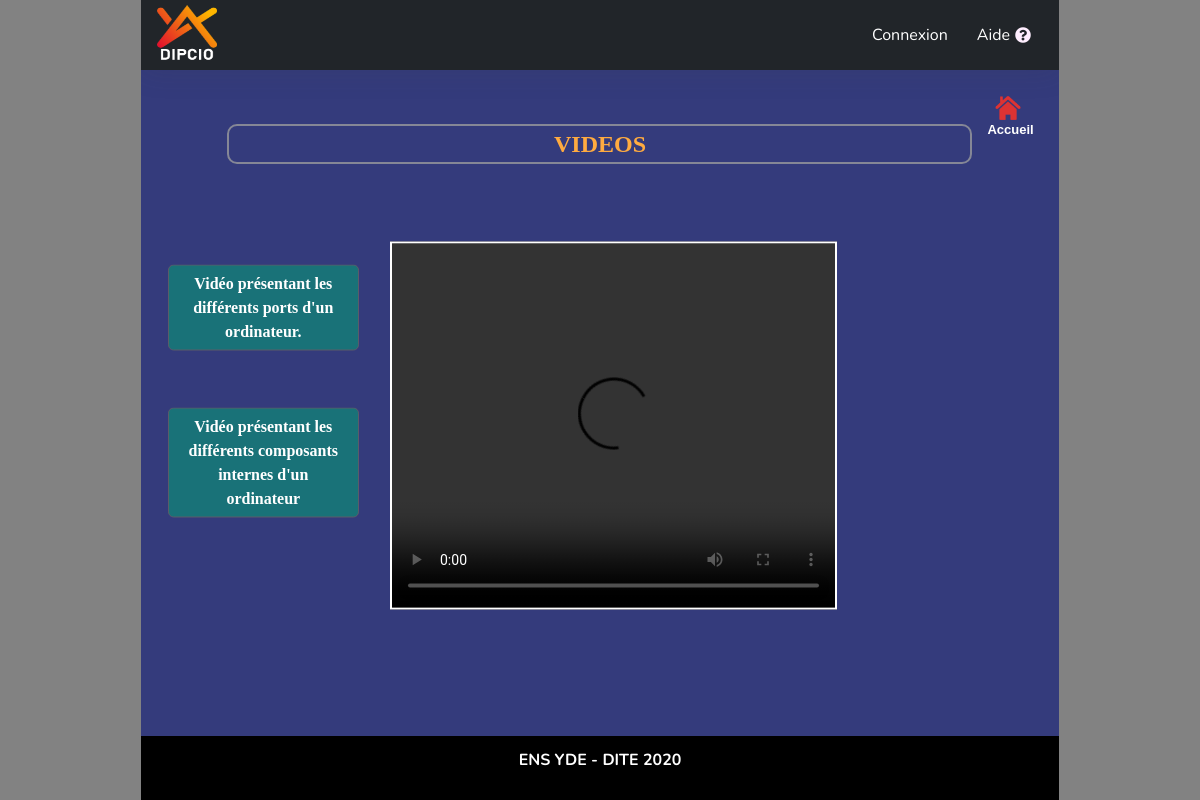
/videos.php, run on the app's committed database.
### tables this page shows
CREATE TABLE IF NOT EXISTS `videos` (
  `id_video` int(11) NOT NULL AUTO_INCREMENT,
  `titre` varchar(100) NOT NULL,
  `path` varchar(50) NOT NULL,
  PRIMARY KEY (`id_video`)
);

### bd.php (called while the page is built, shortened)
<?php
	$dbname = 'dipcio_db';
	$dbuser = 'root';
	$dbpass = '';
	try {
		$bd = new PDO('mysql:host=localhost;dbname=' . $dbname . ';charset=utf8', $dbuser, $dbpass);
	} catch (Exception $e) {
		die('Erreur: ' . $e->getMessage());
	}
	class Video{
		function __construct($id_video, $titre, $path){
			$this->_id_video = $id_video;
			$this->_titre = $titre;
		}
	}
	function liste_videos(){
		global $bd;
		$result = [];
		$rep = $bd->query('select * from videos');
		$i = 0;
		while($donnee = $rep->fetch()){
			$result[$i] = new Video($donnee['id_video'], $donnee['titre'], $donnee['path']);
			$i++;
		}
		return $result;
	}
 ?>

### videos.php (the view, shortened to what this page needs)
<?php
  include('bd.php');
?>
<!DOCTYPE html>
<html lang="en">
<head>
  <?php
    include('link.php');
  ?>
</head>
<body id="page-top">
 <div id="wrapper" style="height: 100%; margin: 0px auto; overflow: hidden;">
    <div class="row d-flex justify-content-center" style="height: 100%">
      <div id="content-wrapper" class="col-md-9 entete" style="height: 92%; overflow: hidden; background-color: #343b7c;">
        <div id="content">
          <?php
            include('navbar.php');
          ?>
          <div class="container">
            <div class="row">
              <div class="col-md-1"></div>
              <div class="col-md-10">
                <div class="row" style="height: 30px;"></div>
                <div class="row" style="margin-bottom: 20px;">
                   <div class="col-md-12 current_module">
                    <span>VIDEOS</span>
                  </div>
                </div>
              </div>
              <div class="col-md-1" style="padding: 0px;">
               <?php
                  include('back.php');
               ?>
              </div>
            </div>
            <div class="row details-modules" style="margin-bottom: 10px;">
              <div class="col-md-3" style="height: 23.5em;   max-width: 24%; padding-top: 2%; ">
                <?php
                  $liste_videos = liste_videos();
                  $n = count($liste_videos);
                  for($i=0;$i<$n;$i++){
                ?>
                <div class="row">
                  <div class="col-md-12" style="overflow-y: auto; padding-bottom: 50px;">
                    <button type="button" class="btn btn-dark" onclick="choix_video(<?= $liste_videos[$i]->_id_video ?>)" style=" margin-bottom: 4%; background-color: #197278; font-weight: bold; font-family: constantia;">
                      <?= $liste_videos[$i]->_titre ?>
                    </button>
                  </div>
                </div>
                <?php
                  }
                ?>
              </div>
              <div class="col-md-6" id="vid_vide" style="padding: 0px;">
                <video width="100%" height="100%" controls>
                  <source type="video/mp4">
                </video>
              </div>
            </div>
          </div>
        </div>
      </div>
      <?php
        include('footer.php');
      ?>
    </div>
  </div>
</body>
</html>

### css/style.css (style rules this page uses)
body { background-color: rgb(130,130,130); }
.entete { padding-left: 0; padding-right: 0; }
.current_module { font-weight: bold; font-size: x-large; text-align: center; font-family: Constantia; border: 2px solid #858796; border-radius: 10px; color: #ffab40; }
.details-modules { margin-top: 31vh; transform: translateY(-50%); }
.details-modules .col-md-3 { height: 20%; border-radius: 30px; margin-left: 3px; margin-top: 5px; max-width: 19%; margin-right: 0.2em; }
.details-modules .col-md-6 { border: 2px solid white; height: 23em; padding-top: 20px; padding-bottom: 30px; margin-left: 1em; background-color: #000; }

### data on the page
videos: titre "Vidéo présentant les différents ports d'un ordinateur."
videos: titre "Vidéo présentant les différents composants internes d'un ordinateur"
